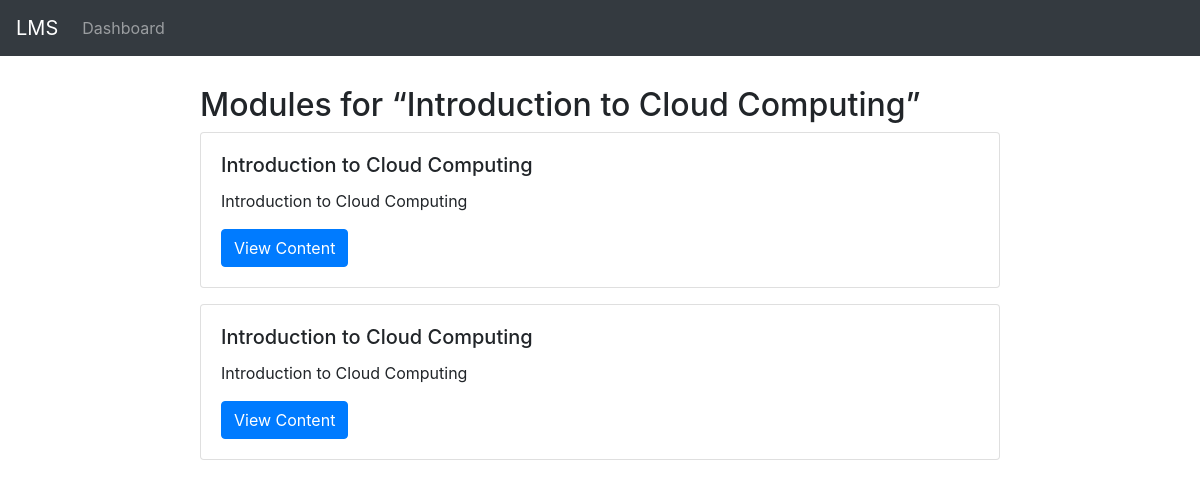
The page /modules.php?course_id=2 (signed in) on the database its author committed.
### tables this page shows
CREATE TABLE `courses` (
  `course_id` int(11) NOT NULL,
  `title` varchar(150) NOT NULL,
  `description` text DEFAULT NULL,
  `instructor_id` int(11) NOT NULL,
  `created_at` timestamp NOT NULL DEFAULT current_timestamp()
);

CREATE TABLE `modules` (
  `module_id` int(11) NOT NULL,
  `course_id` int(11) NOT NULL,
  `title` varchar(100) NOT NULL,
  `description` text DEFAULT NULL,
  `file_path` varchar(255) DEFAULT NULL
);

### modules.php (the view, shortened to what this page needs)
<?php
require_once "config/database.php";
$course_id = isset($_GET['course_id']) && ctype_digit($_GET['course_id'])
    ? intval($_GET['course_id'])
    : null;
$sql = "
    SELECT
        m.module_id,
        m.title       AS module_title,
        m.description,
        c.title       AS course_title
    FROM modules m
    JOIN courses c ON m.course_id = c.course_id
    "
    . ($course_id ? "WHERE m.course_id = ?" : "") . "
    ORDER BY c.title, m.title
";
if ($stmt = mysqli_prepare($conn, $sql)) {
    if ($course_id) {
        mysqli_stmt_bind_param($stmt, "i", $course_id);
    }
    mysqli_stmt_execute($stmt);
    $res = mysqli_stmt_get_result($stmt);
    $modules = mysqli_fetch_all($res, MYSQLI_ASSOC);
} else {
    die("Could not load modules.");
}
?>
<!DOCTYPE html>
<html lang="en">
<head>
  <link rel="stylesheet" href="https://stackpath.bootstrapcdn.com/bootstrap/4.5.2/css/bootstrap.min.css">
</head>
<body>
<nav class="navbar navbar-expand-lg navbar-dark bg-dark">
  <a class="navbar-brand" href="index.php">LMS</a>
  <div class="collapse navbar-collapse">
    <ul class="navbar-nav">
      <li class="nav-item"><a class="nav-link" href="index.php">Dashboard</a></li>
    </ul>
  </div>
</nav>
<div class="wrapper">
  <h2>Modules <?= $course_id ? "for “" . htmlspecialchars($modules[0]['course_title'] ?? '') . "”" : "" ?></h2>
  <?php if (empty($modules)): ?>
    <div class="alert alert-info">No modules found.</div>
  <?php else: ?>
    <?php foreach ($modules as $m): ?>
      <div class="card mb-3">
        <div class="card-body">
          <h5 class="card-title"><?= htmlspecialchars($m['module_title']) ?></h5>
          <p class="card-text"><?= nl2br(htmlspecialchars($m['description'])) ?></p>
          <a href="view_module.php?module_id=<?= $m['module_id'] ?>" class="btn btn-primary">
            View Content
          </a>
        </div>
      </div>
    <?php endforeach; ?>
  <?php endif; ?>
</div>
</body>
</html>

### modules.php (style rules this page uses)
.wrapper { max-width:800px; margin:30px auto; }

### rows shown on the page
courses: title "Introduction to Cloud Computing"
modules: title "Introduction to Cloud Computing", description "Introduction to Cloud Computing"
modules: title "Introduction to Cloud Computing", description "Introduction to Cloud Computing"
